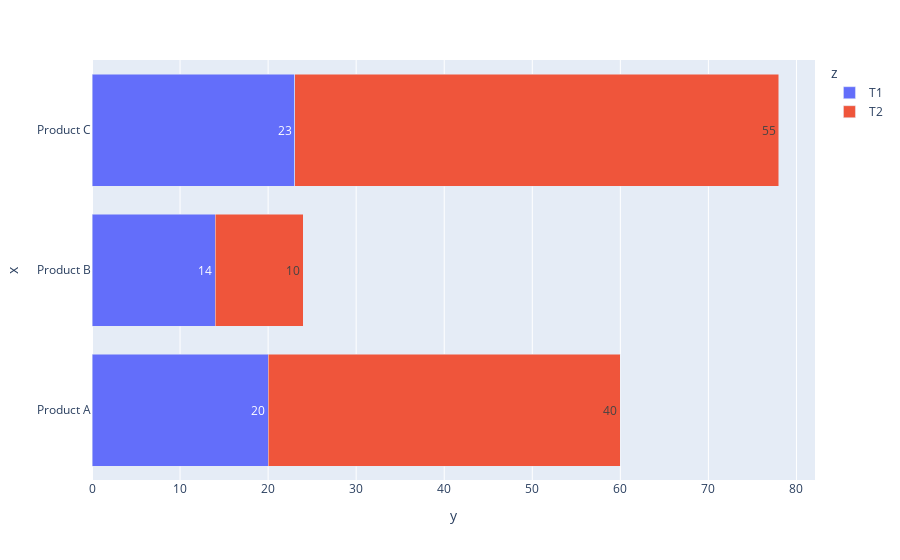
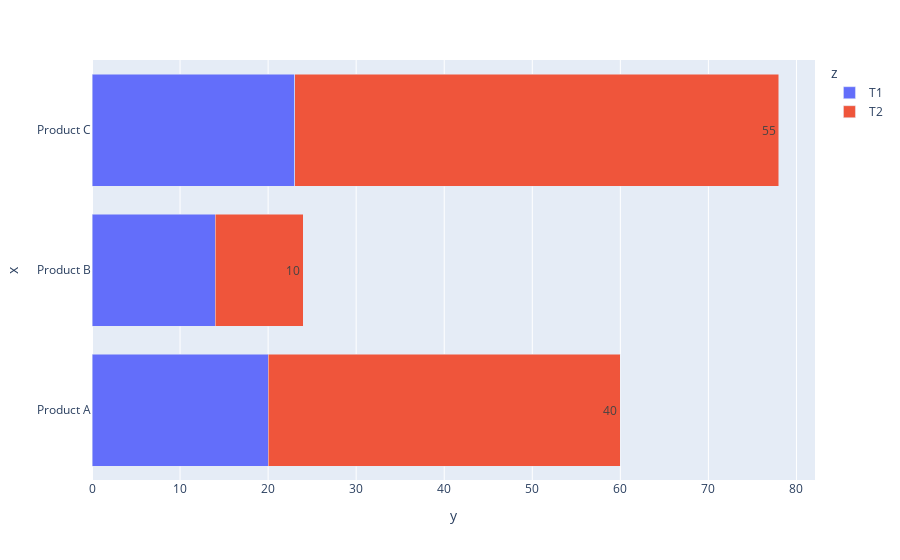

Here is the notebook cell these charts were saved with, in order:
### Code cell
df1 = pd.DataFrame()
df1['x'] = ['Product A', 'Product B', 'Product C']
df1['z'] = ['T1','T1','T1']
df1['y'] = [20, 14, 23]

df2 = pd.DataFrame()
df2['x'] = ['Product A', 'Product B', 'Product C']
df2['z'] = ['T2','T2','T2']
df2['y'] = [40, 10, 55]

df = df1.append(df2)

fig = px.bar(df,
            y="x",
            x="y",
            text='y',
            color='z',barmode='stack')
fig.show()


# fig.for_each_trace(lambda t: print(t))
fig.for_each_trace(lambda t: t.update(text = []) if t.name not in ['T2'] else ())
fig.show()

### Figure 1 — Plotly figure (JSON) as saved in the notebook; plotly's stock layout.template omitted (floating-point values rounded to 4 significant figures)
{"data": [{"alignmentgroup": "True", "hovertemplate": "z=T1<br>y=%{text}<br>x=%{y}<extra></extra>", "legendgroup": "T1", "marker": {"color": "#636efa", "pattern": {"shape": ""}}, "name": "T1", "offsetgroup": "T1", "orientation": "h", "showlegend": true, "text": [20, 14, 23], "textposition": "auto", "type": "bar", "x": [20, 14, 23], "xaxis": "x", "y": ["Product A", "Product B", "Product C"], "yaxis": "y"}, {"alignmentgroup": "True", "hovertemplate": "z=T2<br>y=%{text}<br>x=%{y}<extra></extra>", "legendgroup": "T2", "marker": {"color": "#EF553B", "pattern": {"shape": ""}}, "name": "T2", "offsetgroup": "T2", "orientation": "h", "showlegend": true, "text": [40, 10, 55], "textposition": "auto", "type": "bar", "x": [40, 10, 55], "xaxis": "x", "y": ["Product A", "Product B", "Product C"], "yaxis": "y"}], "layout": {"barmode": "stack", "legend": {"title": {"text": "z"}, "tracegroupgap": 0}, "margin": {"t": 60}, "xaxis": {"anchor": "y", "domain": [0, 1], "title": {"text": "y"}}, "yaxis": {"anchor": "x", "domain": [0, 1], "title": {"text": "x"}}}}

### Figure 2 — Plotly figure (JSON) as saved in the notebook; plotly's stock layout.template omitted (floating-point values rounded to 4 significant figures)
{"data": [{"alignmentgroup": "True", "hovertemplate": "z=T1<br>y=%{text}<br>x=%{y}<extra></extra>", "legendgroup": "T1", "marker": {"color": "#636efa", "pattern": {"shape": ""}}, "name": "T1", "offsetgroup": "T1", "orientation": "h", "showlegend": true, "text": [], "textposition": "auto", "type": "bar", "x": [20, 14, 23], "xaxis": "x", "y": ["Product A", "Product B", "Product C"], "yaxis": "y"}, {"alignmentgroup": "True", "hovertemplate": "z=T2<br>y=%{text}<br>x=%{y}<extra></extra>", "legendgroup": "T2", "marker": {"color": "#EF553B", "pattern": {"shape": ""}}, "name": "T2", "offsetgroup": "T2", "orientation": "h", "showlegend": true, "text": [40, 10, 55], "textposition": "auto", "type": "bar", "x": [40, 10, 55], "xaxis": "x", "y": ["Product A", "Product B", "Product C"], "yaxis": "y"}], "layout": {"barmode": "stack", "legend": {"title": {"text": "z"}, "tracegroupgap": 0}, "margin": {"t": 60}, "xaxis": {"anchor": "y", "domain": [0, 1], "title": {"text": "y"}}, "yaxis": {"anchor": "x", "domain": [0, 1], "title": {"text": "x"}}}}
